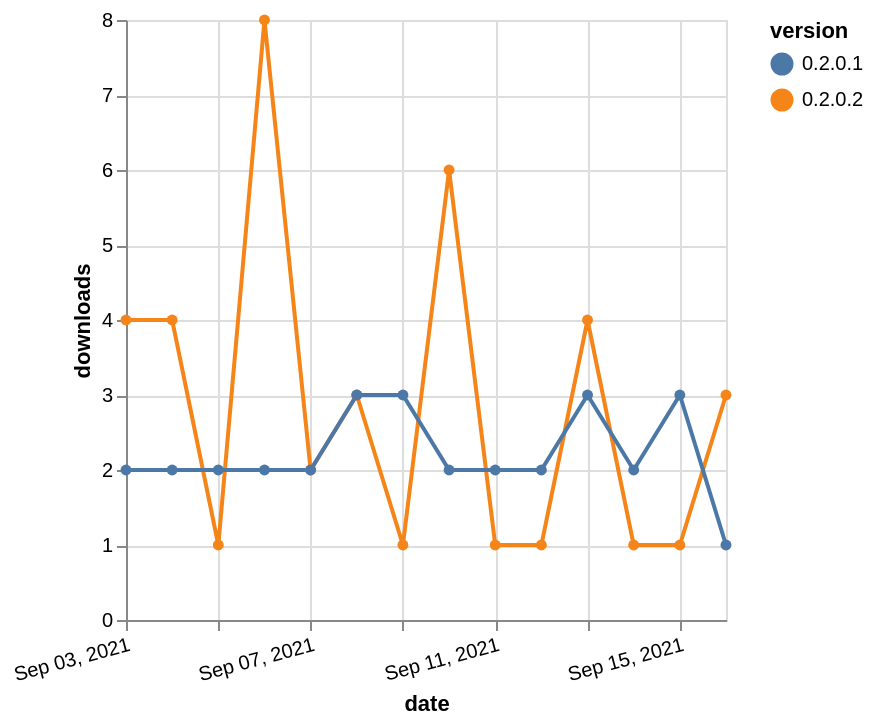

Describe this chart as a Vega-Lite specification.
### Vega-Lite specification from a JSON file in a GitHub repository (floating-point values rounded to 4 significant figures)
{"$schema": "https://vega.github.io/schema/vega-lite/v5.json", "description": "A simple bar chart with embedded data.", "data": {"values": [{"date": "2021-09-03", "total": 763, "delta": 4, "version": "0.2.0.2"}, {"date": "2021-09-04", "total": 767, "delta": 4, "version": "0.2.0.2"}, {"date": "2021-09-05", "total": 768, "delta": 1, "version": "0.2.0.2"}, {"date": "2021-09-06", "total": 776, "delta": 8, "version": "0.2.0.2"}, {"date": "2021-09-07", "total": 778, "delta": 2, "version": "0.2.0.2"}, {"date": "2021-09-08", "total": 781, "delta": 3, "version": "0.2.0.2"}, {"date": "2021-09-09", "total": 782, "delta": 1, "version": "0.2.0.2"}, {"date": "2021-09-10", "total": 788, "delta": 6, "version": "0.2.0.2"}, {"date": "2021-09-11", "total": 789, "delta": 1, "version": "0.2.0.2"}, {"date": "2021-09-12", "total": 790, "delta": 1, "version": "0.2.0.2"}, {"date": "2021-09-13", "total": 794, "delta": 4, "version": "0.2.0.2"}, {"date": "2021-09-14", "total": 795, "delta": 1, "version": "0.2.0.2"}, {"date": "2021-09-15", "total": 796, "delta": 1, "version": "0.2.0.2"}, {"date": "2021-09-16", "total": 799, "delta": 3, "version": "0.2.0.2"}, {"date": "2021-09-03", "total": 2293, "delta": 2, "version": "0.2.0.1"}, {"date": "2021-09-04", "total": 2295, "delta": 2, "version": "0.2.0.1"}, {"date": "2021-09-05", "total": 2297, "delta": 2, "version": "0.2.0.1"}, {"date": "2021-09-06", "total": 2299, "delta": 2, "version": "0.2.0.1"}, {"date": "2021-09-07", "total": 2301, "delta": 2, "version": "0.2.0.1"}, {"date": "2021-09-08", "total": 2304, "delta": 3, "version": "0.2.0.1"}, {"date": "2021-09-09", "total": 2307, "delta": 3, "version": "0.2.0.1"}, {"date": "2021-09-10", "total": 2309, "delta": 2, "version": "0.2.0.1"}, {"date": "2021-09-11", "total": 2311, "delta": 2, "version": "0.2.0.1"}, {"date": "2021-09-12", "total": 2313, "delta": 2, "version": "0.2.0.1"}, {"date": "2021-09-13", "total": 2316, "delta": 3, "version": "0.2.0.1"}, {"date": "2021-09-14", "total": 2318, "delta": 2, "version": "0.2.0.1"}, {"date": "2021-09-15", "total": 2321, "delta": 3, "version": "0.2.0.1"}, {"date": "2021-09-16", "total": 2322, "delta": 1, "version": "0.2.0.1"}]}, "width": "container", "mark": {"type": "line", "point": {"filled": true}}, "encoding": {"x": {"field": "date", "type": "temporal", "timeUnit": "yearmonthdate", "title": "date", "axis": {"labelAngle": -15}}, "y": {"field": "delta", "type": "quantitative", "title": "downloads"}, "color": {"field": "version", "type": "nominal"}, "tooltip": {"field": "delta"}}}
